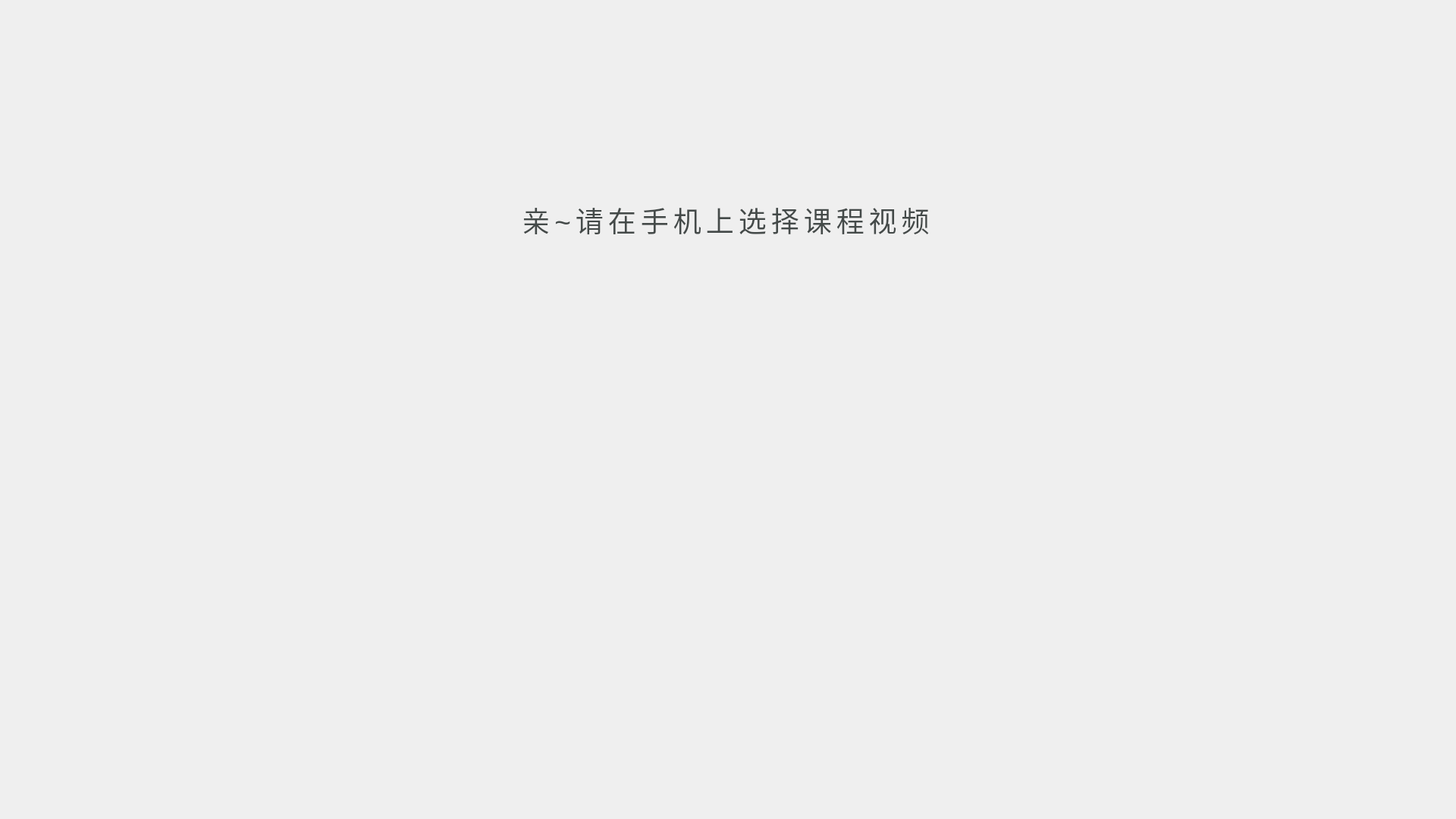
<?xml version="1.0" encoding="UTF-8"?>
<ui version="4.0">
 <class>Dialog</class>
 <widget class="QDialog" name="Dialog">
  <property name="geometry">
   <rect>
    <x>0</x>
    <y>0</y>
    <width>1920</width>
    <height>1080</height>
   </rect>
  </property>
  <property name="windowTitle">
   <string>Dialog</string>
  </property>
  <layout class="QGridLayout" name="gridLayout">
   <item row="0" column="0">
    <layout class="QVBoxLayout" name="verticalLayout" stretch="0,0">
     <property name="spacing">
      <number>60</number>
     </property>
     <item>
      <widget class="QLabel" name="label_2">
       <property name="maximumSize">
        <size>
         <width>16777215</width>
         <height>80</height>
        </size>
       </property>
       <property name="styleSheet">
        <string notr="true">font: 75 9pt &quot;Aharoni&quot;;</string>
       </property>
       <property name="text">
        <string>&lt;html&gt;&lt;head/&gt;&lt;body&gt;&lt;p align=&quot;center&quot;&gt;&lt;span style=&quot; font-size:28pt; color:#444a49;letter-spacing:6px&quot;&gt;亲~请在手机上选择课程视频&lt;/span&gt;&lt;/p&gt;&lt;/body&gt;&lt;/html&gt;</string>
       </property>
      </widget>
     </item>
     <item>
      <widget class="QLabel" name="label">
       <property name="maximumSize">
        <size>
         <width>630</width>
         <height>437</height>
        </size>
       </property>
       <property name="styleSheet">
        <string notr="true">background-image: url(:/img/AR教学视频v1.0/assets/banner.png.png);</string>
       </property>
       <property name="text">
        <string/>
       </property>
      </widget>
     </item>
    </layout>
   </item>
  </layout>
 </widget>
 <resources>
  <include location="res.qrc"/>
 </resources>
 <connections/>
 <slots>
  <slot>jumpToplay()</slot>
 </slots>
</ui>
